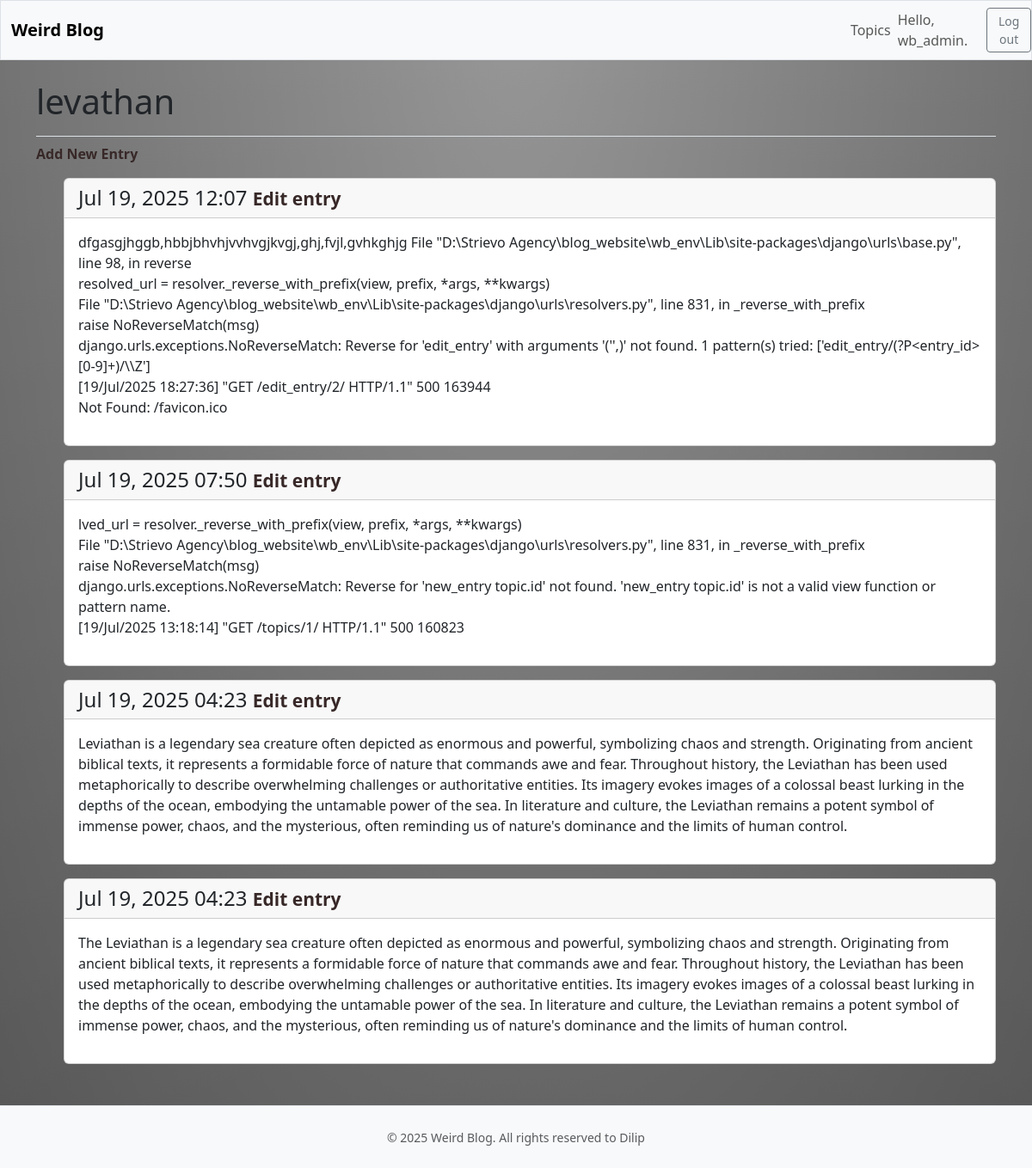
The page /topics/1/ (signed in) on the database its author committed.
### weird_blog/models.py (models this page shows, shortened)
class Topic(models.Model):
    text = models.CharField(max_length = 200)
    date_added = models.DateTimeField(auto_now_add = True)
    owner = models.ForeignKey(User, on_delete= models.CASCADE)

class Entry(models.Model):
    topic = models.ForeignKey(Topic, on_delete = models.CASCADE)
    text = models.TextField()
    date_added = models.DateTimeField(auto_now_add = True)
    class Meta():
        verbose_name_plural = 'entries'

### weird_blog/views.py (the view)
# urls.py: path('topics/<int:topic_id>/', views.topic, name = 'topic'),
@login_required
def topic(request, topic_id):
    topic = Topic.objects.get(id=topic_id)
    if topic.owner != request.user:
        raise Http404
    entries = topic.entry_set.order_by('-date_added')
    context = {'topic': topic, 'entries' : entries}
    return render(request, 'weird_blog/topic.html', context)

### weird_blog/templates/weird_blog/topic.html (shortened to what this page needs)
{% extends 'weird_blog/base.html' %}
{% load django_bootstrap5 %}
{% block page_header %}
<h1>{{topic.text}}</h1>
{% endblock page_header %}
{% block content %}
<p>
    <a href="{% url 'weird_blog:new_entry' topic.id %}" class="text-decoration-none">Add New Entry</a>
</p>
<ul>
    {% for entry in entries %}
    <div class="card mb-3">
        <h4 class="card-header">
            {{ entry.date_added|date:"M d, Y H:i" }}
            <small> <a href="{% url 'weird_blog:edit_entry' entry.id %}" class="text-decoration-none">Edit
                    entry</a></small>
        </h4>
        <div class="card-body">{{ entry.text | linebreaks }}</div>
    </div>
    {% empty %}
    <p>There are no entries for this topic yet.</p>
    {% endfor %}
</ul>
{% endblock content %}

### weird_blog/templates/weird_blog/base.html (shortened to what this page needs)
<!DOCTYPE html>
<html lang="en">
<head>
    {% load static %}
    {% load django_bootstrap5 %}
    {% bootstrap_css %}
</head>
<body>
    <nav class="navbar navbar-expand-md navbar-light bg-light mb-4 border">
        <div class="container-fluid">
            <a href="{%url 'weird_blog:index' %}" class="navbar-brand text-decoration-none">Weird Blog </a>
        </div>
        <div class="collapse navbar-collapse" id="navbarCollapse">
            <ul class="navbar-nav ms-auto mb-8 mb-md-50">
                <li class="nav-item">
                    <a href="{% url 'weird_blog:topics' %}" class="nav-link">Topics</a>
                </li>
            </ul>
            <ul class="navbar-nav ms-auto mb-2 mb-md-0">
                {% if user.is_authenticated %}
                <li class="nav-item">
                    <span class="navbar-text me-2">Hello, {{user.username }}.</span>
                </li>
                {% endif %}
            </ul>
            {% if user.is_authenticated %}
            <form action="{% url 'accounts:logout' %}" method="post">
                <button name="submit" class="btn btn-outline-secondary btn-sm">Log out</button>
            </form>
            {% endif %}
        </div>
    </nav>
    <main class="container">
        <div class="pb-2 mb-2 border-bottom">
            {% block page_header %} {% endblock page_header %}
        </div>
        <div>
            {% block content %} {% endblock content %}
        </div>
    </main>
    <footer class="text-center text-muted py-4 mt-5 border-top bg-light">
        <div>
            <small>© {% now "Y" %} Weird Blog. All rights reserved to Dilip</small>
        </div>
    </footer>
</body>
</html>

### weird_blog/templates/weird_blog/base.html (style rules this page uses)
body { background: linear-gradient(to bottom, rgba(255, 255, 255, 0.15) 0%, rgba(0, 0, 0, 0.15) 100%), radial-gradient(at top center, rgba(255, 255, 255, 0.40) 0%, rgba(0, 0, 0, 0.40) 120%) #989898; background-blend-mode: multiply, multiply; }
a { color: #382828; text-decoration: none; font-weight: bold; }

### weird_blog/templates/weird_blog/topic.html (style rules this page uses)
h4 { color: black; }

### rows shown on the page
Topic: text "levathan"
Entry: date_added "Jul 19, 2025 12:07", text "dfgasgjhggb,hbbjbhvhjvvhvgjkvgj,ghj,fvjl,gvhkghjg File \"D:\\Strievo Agency\\blog_website\\wb_env\\Lib\\site-packages\\django\\urls\\base.py\", line 98, in reverse resolved_url = resolver._reverse_with_prefix(view, prefix, *args, **kwargs) File \"D:\\Strievo Agency\\blog_website\\wb_env\\Lib\\site-packages\\django\\urls\\resolvers.py\", line 831, in _reverse_with_prefix raise NoReverseMatch(msg) django.urls.exceptions.NoReverseMatch: Reverse for 'edit_entry' with arguments '('',)' not found. 1 pattern(s) tried: ['edit_entry/(?P<entry_id>[0-9]+)/\\\\Z'] [19/Jul/2025 18:27:36] \"GET /edit_entry/2/ HTTP/1.1\" 500 163944 Not Found: /favicon.ico"
Entry: date_added "Jul 19, 2025 07:50", text "lved_url = resolver._reverse_with_prefix(view, prefix, *args, **kwargs) File \"D:\\Strievo Agency\\blog_website\\wb_env\\Lib\\site-packages\\django\\urls\\resolvers.py\", line 831, in _reverse_with_prefix raise NoReverseMatch(msg) django.urls.exceptions.NoReverseMatch: Reverse for 'new_entry topic.id' not found. 'new_entry topic.id' is not a valid view function or pattern name. [19/Jul/2025 13:18:14] \"GET /topics/1/ HTTP/1.1\" 500 160823"
Entry: date_added "Jul 19, 2025 04:23", text "Leviathan is a legendary sea creature often depicted as enormous and powerful, symbolizing chaos and strength. Originating from ancient biblical texts, it represents a formidable force of nature that commands awe and fear. Throughout history, the Leviathan has been used metaphorically to describe overwhelming challenges or authoritative entities. Its imagery evokes images of a colossal beast lurking in the depths of the ocean, embodying the untamable power of the sea. In literature and culture, the Leviathan remains a potent symbol of immense power, chaos, and the mysterious, often reminding us of nature's dominance and the limits of human control."
Entry: date_added "Jul 19, 2025 04:23", text "The Leviathan is a legendary sea creature often depicted as enormous and powerful, symbolizing chaos and strength. Originating from ancient biblical texts, it represents a formidable force of nature that commands awe and fear. Throughout history, the Leviathan has been used metaphorically to describe overwhelming challenges or authoritative entities. Its imagery evokes images of a colossal beast lurking in the depths of the ocean, embodying the untamable power of the sea. In literature and culture, the Leviathan remains a potent symbol of immense power, chaos, and the mysterious, often reminding us of nature's dominance and the limits of human control."

### other values the page prints
{{ user.username }} "wb_admin"
